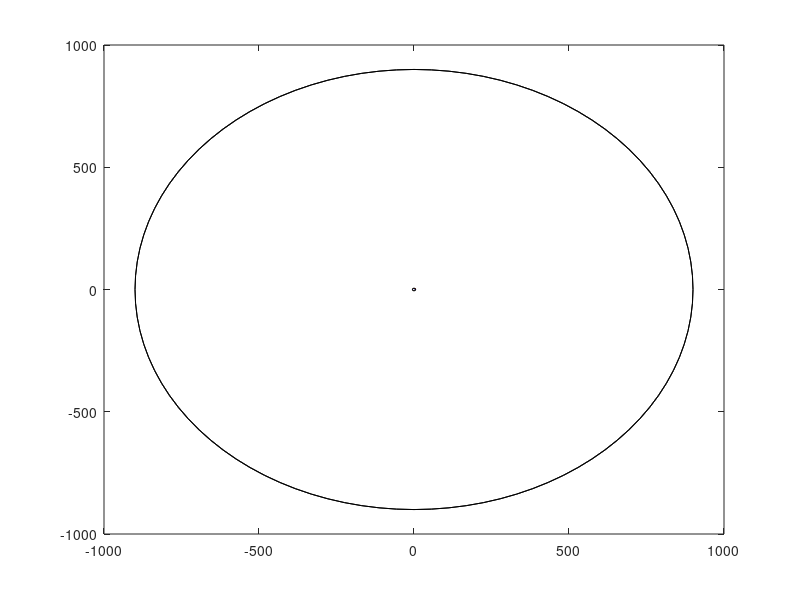

This figure's MATLAB source: (Note: this script raises an error after producing the figure.)
t = 0:0.01:2*pi;
x = sin(t);
figure
plot (t,x)

% angle to rotate(rads)
a = pi/4; 
% rotational matrix
z = [cos(a) -sin(a); sin(a) cos(a)];

% x and y coordinates to multiply with the rotation matrix 
m = [t;x];
% rotate the signal
k = z*m;
t2 = k(1,:);
x2 = k(2,:);
hold on
plot(t2,x2);


[X,Y,Z] = cylinder(5);
surf(X,Y,Z)
hold on
[X,Y,Z] = cylinder(900,100);
surf(X,Y,Z)
r = 2 + cos(Z);
[X,Y,Z] = cylinder(r,100);
surf(X,Y,Z)

figure
t = 0:pi/10:2*pi;
r = 2 + cos(t);
[X,Y,Z] = cylinder(r);
surf(X,Y,Z)
hold on
surf(X,Y,Z*2)
r = 2 + sin(t);
[X,Y,Z] = cylinder(r);
surf(X,Y,Z)
% angle to rotate(rads)
a = pi/2; 
% rotational matrix
z = [cos(a) sin(a) 0; -sin(a) cos(a) 0; 0 0 1];

% x and y coordinates to multiply with the rotation matrix 
m = [X;Y;Z];
% rotate the signal
k = z.*m;
X2 = k(1,:);
Y2 = k(2,:);

hold on
plot(t2,x2);

